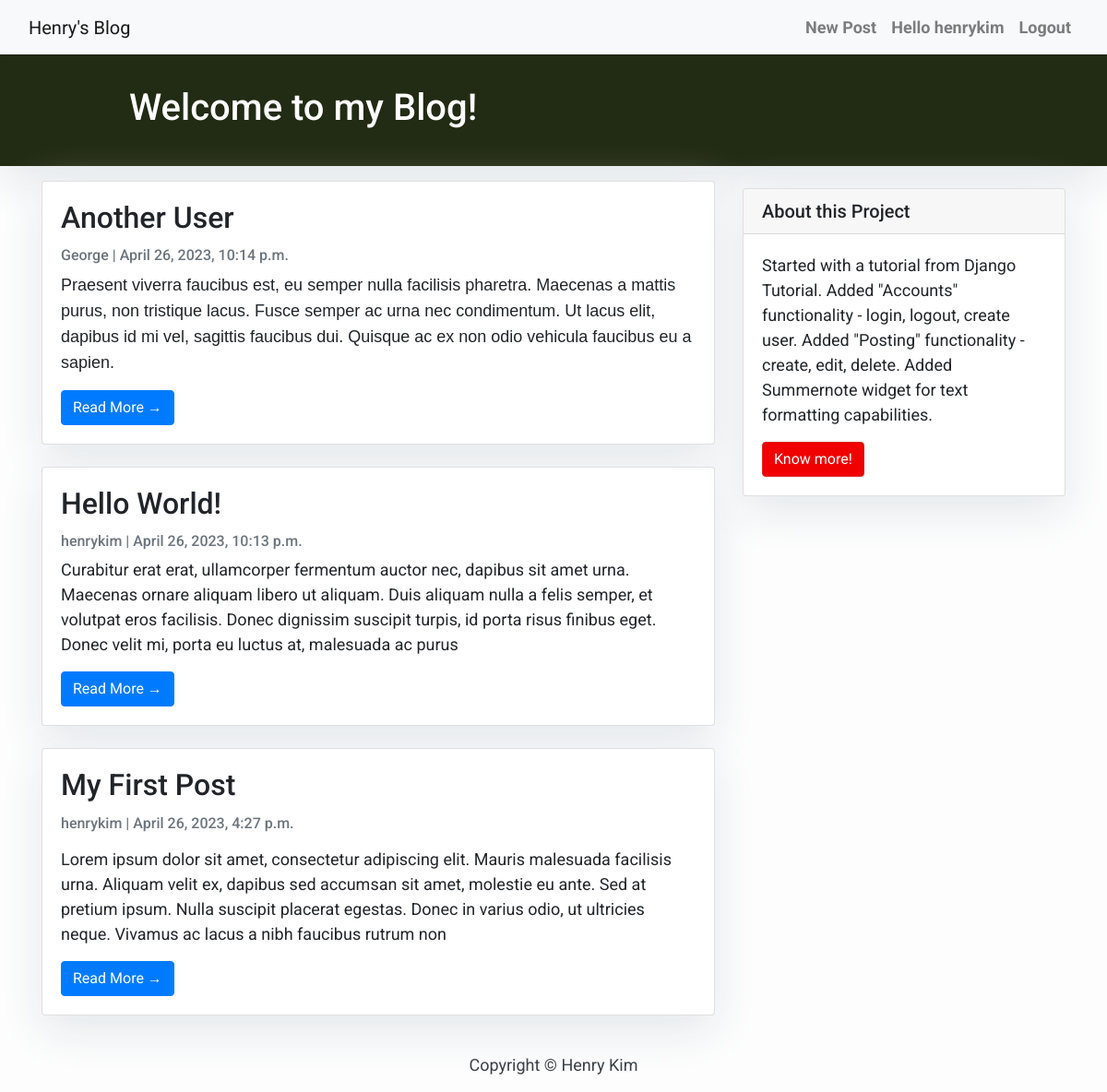
Page /blog/ (signed in) on the committed database.
### blog/models.py (models this page shows, shortened)
class Post(models.Model):
    title = models.CharField(max_length=200, unique=True)
    slug = models.SlugField(max_length=200, unique=True)
    author = models.ForeignKey(
        User,
        related_name="blog_posts",
        on_delete=models.CASCADE,
    )
    updated_on = models.DateTimeField(auto_now=True)
    content = models.TextField()
    created_on = models.DateTimeField(auto_now_add=True)
    status = models.IntegerField(choices=STATUS, default=0)
    class Meta:
        ordering = ["-created_on"] # negative indicates reverse order, so recenty appears first

### blog/views.py (the view)
# urls.py: path("", posts_list, name="home"),
def posts_list(request):
    post_list = Post.objects.all()
    context = {
        "post_list": post_list,
    }
    return render(request, "index.html", context)

### templates/index.html (shortened to what this page needs)
{% extends "base.html" %}
{% block content %}
<header class="masthead">
    <div class="container">
        <div class="row">
            <div class=" col-md-8 col-md-10 mx-auto">
                <div class="site-heading">
                    <h1 class=" site-heading my-4 mt-3 text-white">Welcome to my Blog!</h1>
                </div>
            </div>
        </div>
    </div>
</header>
<div class="container">
    <div class="row">
        <div class="col-md-8 mt-3 left">
            {% for post in post_list %}
            <div class="card mb-4">
                <div class="card-body">
                    <h2 class="card-title">{{ post.title }}</h2>
                    <p class="card-text text-muted h6">{{ post.author }} | {{ post.created_on}} </p>
                    <p class="card-text">{{post.content|slice:":300"|safe }}</p>
                    <a href="{% url 'post_detail' post.slug  %}" class="btn btn-primary">Read More &rarr;</a>
                </div>
            </div>
            {% endfor %}
        </div>
        {% block sidebar %} {% include 'sidebar.html' %} {% endblock sidebar %}
    </div>
</div>
{%endblock%}

### templates/base.html (shortened to what this page needs)
<!DOCTYPE html>
<html>
    <head>
        <link rel="stylesheet" href="https://maxcdn.bootstrapcdn.com/bootstrap/4.0.0/css/bootstrap.min.css"
 />
    </head>
    <body>
        <nav class="navbar navbar-expand-lg navbar-light bg-light shadow" id="mainNav">
            <div class="container-fluid">
                <a class="navbar-brand" href="{% url 'home' %}">Henry's Blog</a>
                <div class="collapse navbar-collapse" id="navbarResponsive">
                    <ul class="navbar-nav ml-auto">
                        {% if user.is_authenticated %}
                        <li class="nav-item text-black">
                            <a class="nav-link text-black font-weight-bold" href="{% url "new_post" %}">New Post</a>
                        </li>
                        <li class="nav-item text-black">
                            <span class="nav-link text-black font-weight-bold">Hello {{ user }}</span>
                        </li>
                        <li class="nav-item text-black">
                            <a class="nav-link text-black font-weight-bold" href="{% url "logout" %}">Logout</a>
                        </li>
                        {% endif %}
                    </ul>
                </div>
            </div>
        </nav>
        {% block content %}{% endblock content %}
        <footer class="py-3 bg-grey">
            <p class="m-0 text-dark text-center ">Copyright &copy; Henry Kim</p>
        </footer>
    </body>
</html>

### templates/base.html (style rules this page uses)
body { font-family: "Roboto", sans-serif; font-size: 17px; background-color: #fdfdfd; }
.shadow { box-shadow: 0 4px 2px -2px rgba(0, 0, 0, 0.1); }
.masthead { background: #222b13; height: auto; padding-bottom: 15px; box-shadow: 0 16px 48px #E3E7EB; padding-top: 10px; }

### templates/index.html (style rules this page uses)
body { font-family: "Roboto", sans-serif; font-size: 18px; background-color: #fdfdfd; }
.card { box-shadow: 0 16px 48px #E3E7EB; }

### templates/sidebar.html (style rules this page uses)
.card { box-shadow: 0 16px 48px #E3E7EB; }

### rows in the picture
Post: title "Another User", author "George", created_on "April 26, 2023, 10:14 p.m.", content "Praesent viverra faucibus est, eu semper nulla facilisis pharetra. Maecenas a mattis purus, non tristique lacus. Fusce semper ac urna nec condimentum. Ut lacus elit, dapibus id mi vel, sagittis faucibus dui. Quisque ac ex non odio vehicula faucibus eu a sapien."
Post: title "Hello World!", author "henrykim", created_on "April 26, 2023, 10:13 p.m.", content "Curabitur erat erat, ullamcorper fermentum auctor nec, dapibus sit amet urna. Maecenas ornare aliquam libero ut aliquam. Duis aliquam nulla a felis semper, et volutpat eros facilisis. Donec dignissim suscipit turpis, id porta risus finibus eget. Donec velit mi, porta eu luctus at, malesuada ac purus"
Post: title "My First Post", author "henrykim", created_on "April 26, 2023, 4:27 p.m.", content "Lorem ipsum dolor sit amet, consectetur adipiscing elit. Mauris malesuada facilisis urna. Aliquam velit ex, dapibus sed accumsan sit amet, molestie eu ante. Sed at pretium ipsum. Nulla suscipit placerat egestas. Donec in varius odio, ut ultricies neque. Vivamus ac lacus a nibh faucibus rutrum non"

### other values in the picture
{{ user }} "henrykim"
